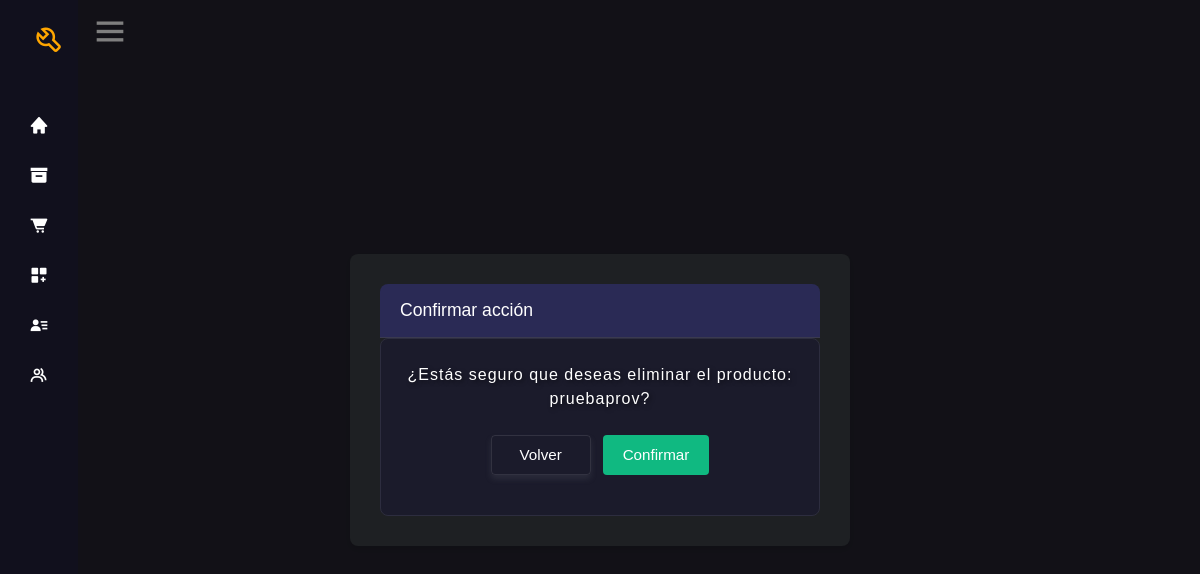
/eliminar_producto/15 (signed in), run on an earlier commit of the app's database.
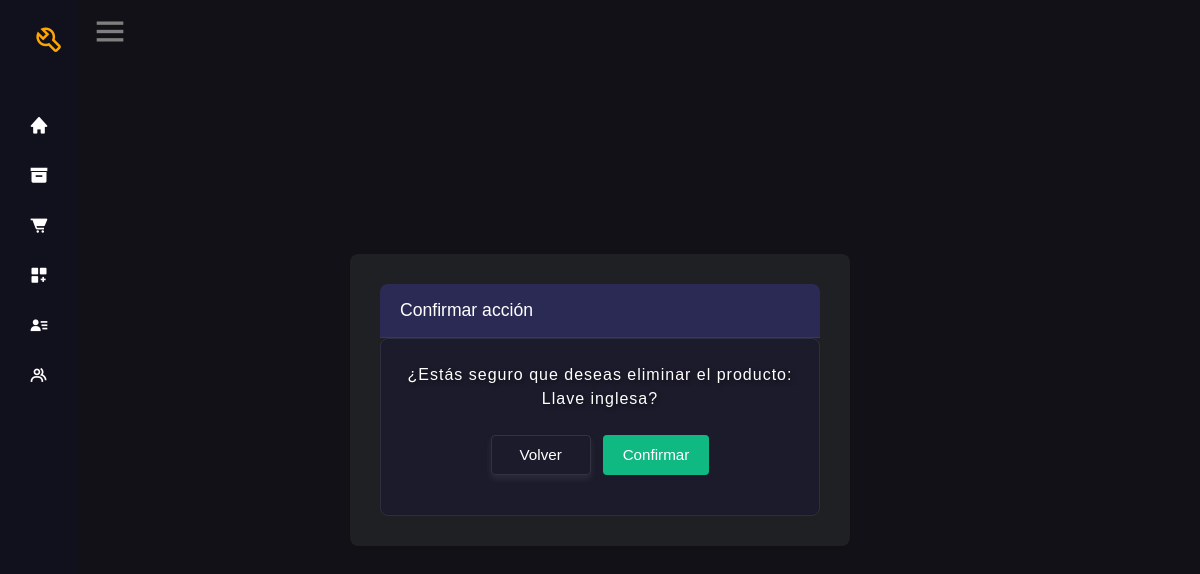
And on a later commit of the database.
### entidad/models.py (models this page shows, shortened)
class Producto(models.Model):
    nombre= models.CharField(max_length=100, blank=False)
    marca= models.CharField(max_length=10, null=True ,blank=True)
    precio= models.DecimalField(max_digits=10, decimal_places=2)
    categoria= models.ForeignKey(Categoria, on_delete=models.PROTECT)
    descripcion= models.TextField(max_length=100, null=True, blank=True)
    cantidad=models.IntegerField(default=0)
    proveedores= models.ManyToManyField('ProveedorProducto' ,related_name='proveedores')
    activo= models.BooleanField(default=True)
    class Meta:
        verbose_name = ("Producto")
        verbose_name_plural = ("Productos")

### entidad/views.py (the view, shortened to what this page needs)
# urls.py: path('eliminar_producto/<int:pk>', views.eliminar_producto, name="eliminar_producto"),
@login_required
def eliminar_producto(request, pk):
    producto = Producto.objects.get(id=pk)
    if not request.user.has_perm('entidad.delete_producto') or not producto.activo==True:
        return redirect('permiso_denegado')
    return render(request, "entidad/confirmar_eliminacion.html", {
        'objeto': 'el producto',
        'dato': producto.nombre,
        'urls': 'productos'
    })

### templates/entidad/confirmar_eliminacion.html (shortened to what this page needs)
{% extends "base.html" %}
{% block content %}
<div class="modal-overlay">
  <div class="confirmation-form">
    <div class="modal-header">
      <h2>Confirmar acción</h2>
    </div>
    <div class="modal-content">
      <form action="" method="post">
        <h1 class="confirmation-title">¿Estás seguro que deseas eliminar {{ objeto }}: {{ dato }}?</h1>
        <div class="confirmation-actions">
          <a href="{% url urls %}" class="btn-back">Volver</a>
          <button type="submit" value="Grabar" class="btn-confirm">Confirmar</button>
        </div>
      </form>
    </div>
  </div>
</div>
{% endblock %}

What changed in the data, as far as the page shows it:
changed Producto: nombre "pruebaprov" → "Llave inglesa"
